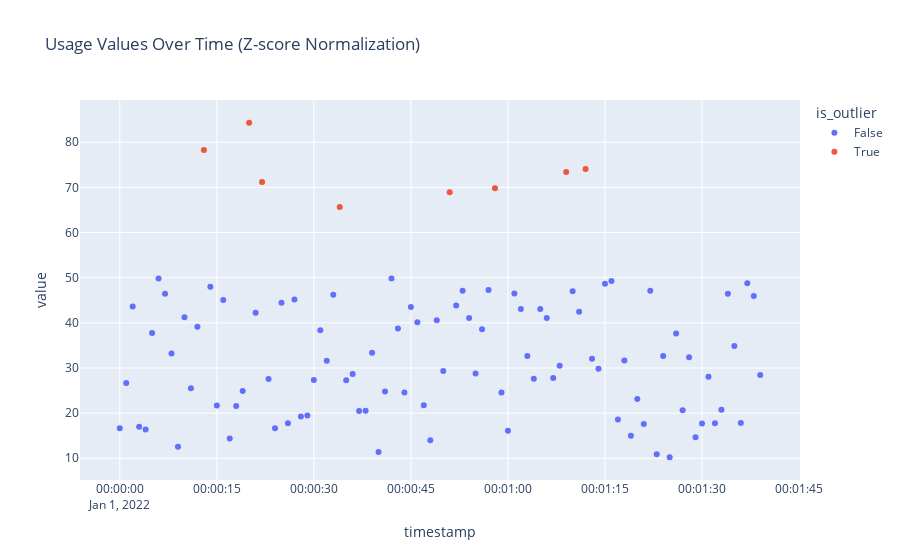

Here is the notebook cell this chart was saved with:
### Code cell
px.scatter(obs_df, x='timestamp', y='value', color='is_outlier', title="Usage Values Over Time (Z-score Normalization)")
